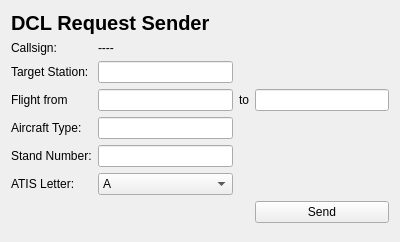
<?xml version="1.0" encoding="UTF-8"?>
<ui version="4.0">
 <class>DCL</class>
 <widget class="QWidget" name="DCL">
  <property name="geometry">
   <rect>
    <x>0</x>
    <y>0</y>
    <width>400</width>
    <height>242</height>
   </rect>
  </property>
  <property name="minimumSize">
   <size>
    <width>400</width>
    <height>242</height>
   </size>
  </property>
  <property name="windowTitle">
   <string>DCL Request</string>
  </property>
  <layout class="QGridLayout" name="gridLayout">
   <item row="3" column="3">
    <widget class="QLineEdit" name="dest"/>
   </item>
   <item row="0" column="0" colspan="4">
    <widget class="QLabel" name="label">
     <property name="font">
      <font>
       <pointsize>15</pointsize>
       <bold>true</bold>
      </font>
     </property>
     <property name="text">
      <string>DCL Request Sender</string>
     </property>
     <property name="margin">
      <number>5</number>
     </property>
    </widget>
   </item>
   <item row="5" column="0">
    <widget class="QLabel" name="label_3">
     <property name="text">
      <string>Stand Number:</string>
     </property>
    </widget>
   </item>
   <item row="5" column="1">
    <widget class="QLineEdit" name="stand_number"/>
   </item>
   <item row="1" column="1" colspan="3">
    <widget class="QLabel" name="callsign">
     <property name="text">
      <string>----</string>
     </property>
    </widget>
   </item>
   <item row="3" column="2">
    <widget class="QLabel" name="label_7">
     <property name="text">
      <string>to</string>
     </property>
    </widget>
   </item>
   <item row="6" column="0">
    <widget class="QLabel" name="label_5">
     <property name="text">
      <string>ATIS Letter:</string>
     </property>
    </widget>
   </item>
   <item row="6" column="1">
    <widget class="QComboBox" name="atis_letter">
     <item>
      <property name="text">
       <string>A</string>
      </property>
     </item>
     <item>
      <property name="text">
       <string>B</string>
      </property>
     </item>
     <item>
      <property name="text">
       <string>C</string>
      </property>
     </item>
     <item>
      <property name="text">
       <string>D</string>
      </property>
     </item>
     <item>
      <property name="text">
       <string>E</string>
      </property>
     </item>
     <item>
      <property name="text">
       <string>F</string>
      </property>
     </item>
     <item>
      <property name="text">
       <string>G</string>
      </property>
     </item>
     <item>
      <property name="text">
       <string>H</string>
      </property>
     </item>
     <item>
      <property name="text">
       <string>I</string>
      </property>
     </item>
     <item>
      <property name="text">
       <string>J</string>
      </property>
     </item>
     <item>
      <property name="text">
       <string>K</string>
      </property>
     </item>
     <item>
      <property name="text">
       <string>L</string>
      </property>
     </item>
     <item>
      <property name="text">
       <string>M</string>
      </property>
     </item>
     <item>
      <property name="text">
       <string>N</string>
      </property>
     </item>
     <item>
      <property name="text">
       <string>O</string>
      </property>
     </item>
     <item>
      <property name="text">
       <string>P</string>
      </property>
     </item>
     <item>
      <property name="text">
       <string>Q</string>
      </property>
     </item>
     <item>
      <property name="text">
       <string>R</string>
      </property>
     </item>
     <item>
      <property name="text">
       <string>S</string>
      </property>
     </item>
     <item>
      <property name="text">
       <string>T</string>
      </property>
     </item>
     <item>
      <property name="text">
       <string>U</string>
      </property>
     </item>
     <item>
      <property name="text">
       <string>V</string>
      </property>
     </item>
     <item>
      <property name="text">
       <string>W</string>
      </property>
     </item>
     <item>
      <property name="text">
       <string>X</string>
      </property>
     </item>
     <item>
      <property name="text">
       <string>Y</string>
      </property>
     </item>
     <item>
      <property name="text">
       <string>Z</string>
      </property>
     </item>
    </widget>
   </item>
   <item row="4" column="1">
    <widget class="QLineEdit" name="aircraft_type"/>
   </item>
   <item row="1" column="0">
    <widget class="QLabel" name="label_2">
     <property name="text">
      <string>Callsign:</string>
     </property>
    </widget>
   </item>
   <item row="8" column="0" colspan="3">
    <spacer name="horizontalSpacer">
     <property name="orientation">
      <enum>Qt::Orientation::Horizontal</enum>
     </property>
     <property name="sizeHint" stdset="0">
      <size>
       <width>40</width>
       <height>20</height>
      </size>
     </property>
    </spacer>
   </item>
   <item row="4" column="0">
    <widget class="QLabel" name="label_1">
     <property name="text">
      <string>Aircraft Type:</string>
     </property>
    </widget>
   </item>
   <item row="9" column="0" colspan="4">
    <spacer name="verticalSpacer">
     <property name="orientation">
      <enum>Qt::Orientation::Vertical</enum>
     </property>
     <property name="sizeHint" stdset="0">
      <size>
       <width>20</width>
       <height>40</height>
      </size>
     </property>
    </spacer>
   </item>
   <item row="3" column="1">
    <widget class="QLineEdit" name="dep"/>
   </item>
   <item row="2" column="0">
    <widget class="QLabel" name="label_4">
     <property name="text">
      <string>Target Station:</string>
     </property>
    </widget>
   </item>
   <item row="3" column="0">
    <widget class="QLabel" name="label_6">
     <property name="text">
      <string>Flight from</string>
     </property>
    </widget>
   </item>
   <item row="8" column="3">
    <widget class="QPushButton" name="send">
     <property name="text">
      <string>Send</string>
     </property>
    </widget>
   </item>
   <item row="2" column="1">
    <widget class="QLineEdit" name="target_station"/>
   </item>
  </layout>
 </widget>
 <resources/>
 <connections/>
</ui>
